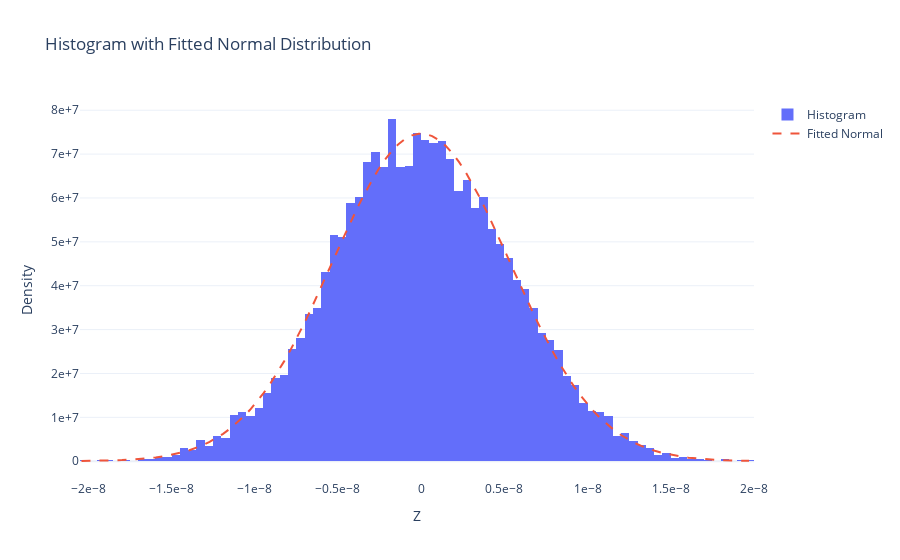
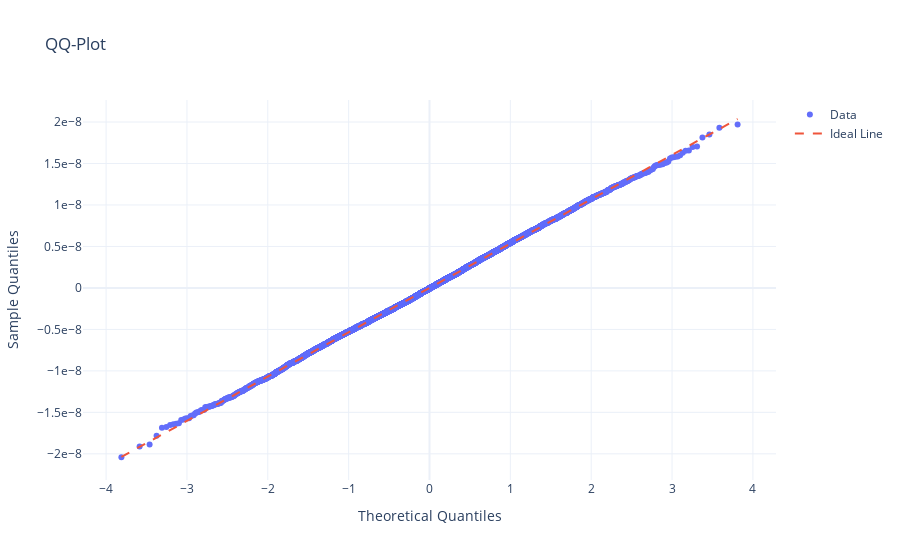

Notebook source saved alongside these figures, in order:
### Code cell
normal, test_statistics = test_normality(Z)

if normal:
    print("Normality rejected")
else:
    print("The distribution passes the Shapiro Wilk normality test")

print("W = {} p = {}".format(*test_statistics))
